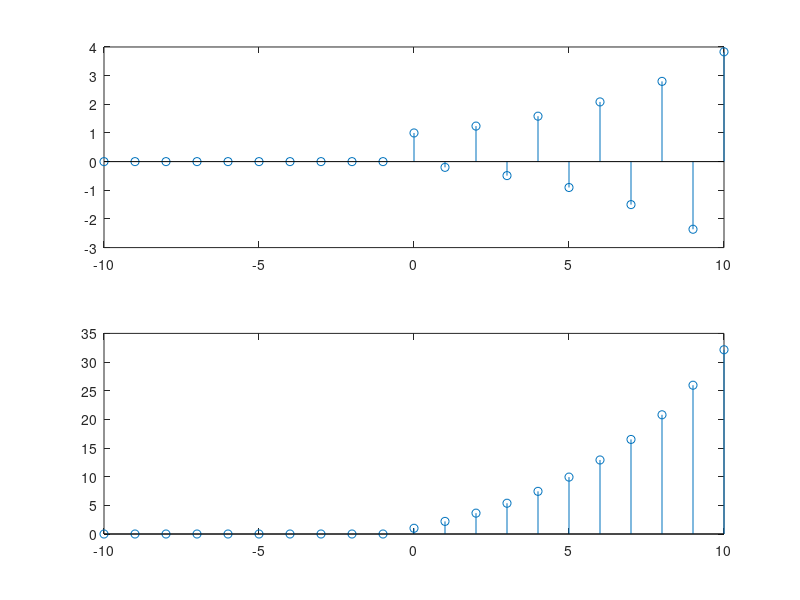

This figure's MATLAB source:
n=-10:10;
x=[n>=0];
b0=[1];
a0=[1 1.2];
y0=filter(b0,a0,x);
subplot(211)
stem(n,y0)
b1=[1];
a1=[1 -1.2];
y1=filter(b1,a1,x);
subplot(212)
stem(n,y1)